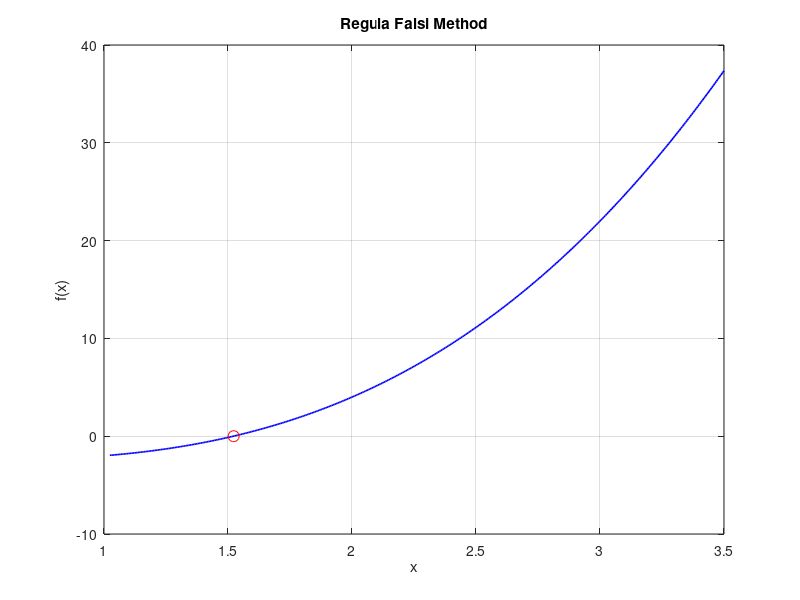

This chart was generated by the following MATLAB code:
clc;
clear;

f = @(x) x.^3 - x - 2;      % function

a = 2;
b = 3;

tol = 0.001;
maxIter = 100;

fa = f(a);
fb = f(b);

prev_c = NaN;
c = a;

for iter = 1:maxIter

    c = (a*fb - b*fa) / (fb - fa);   % Regula Falsi
    fc = f(c);

    if abs(fc) <= tol || (iter > 1 && abs(c - prev_c) <= tol)
        fprintf('Root = %f\n', c);
        break
    end

    if fa * fc < 0
        b = c;
        fb = fc;
    else
        a = c;
        fa = fc;
    end

    prev_c = c;
end

% graph
xx = linspace(a-0.5, b+0.5, 400);
figure;
plot(xx, f(xx), 'b', 'LineWidth', 1.2); hold on;
plot(c, 0, 'ro', 'MarkerSize', 8);
grid on;
xlabel('x');
ylabel('f(x)');
title('Regula Falsi Method');
hold off;
